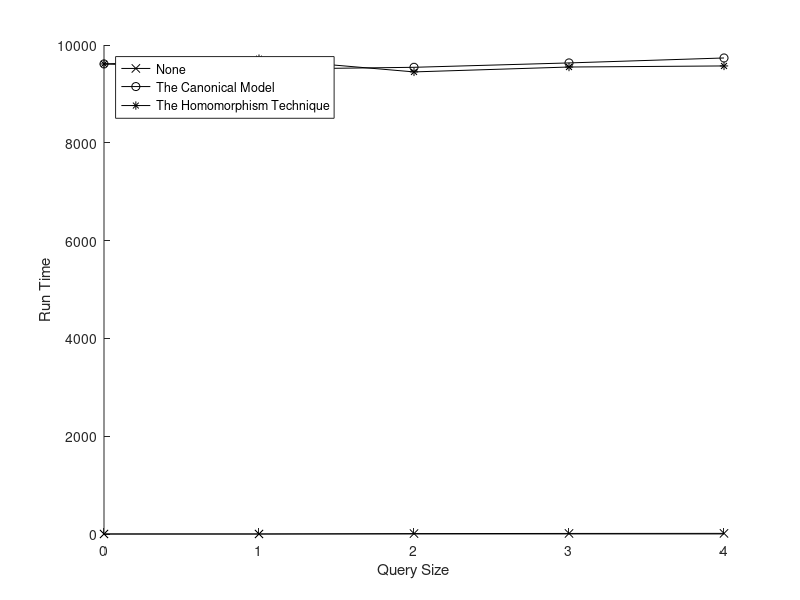

This figure's MATLAB source:
format long
A = [
	0	0.380000	9613.010000	9612.470000;
	1	0.460000	9504.420000	9721.410000;
	2	8.630000	9543.980000	9449.800000;
	3	11.340000	9633.430000	9549.740000;
	4	12.860000	9734.670000	9571.840000;
];

hold on
f = plot(A(:,1), A(:,2), 'k-x');
f = plot(A(:,1), A(:,3), 'k-o');
f = plot(A(:,1), A(:,4), 'k-*');
hold off
xlabel('Query Size')
ylabel('Run Time')
legend('None', 'The Canonical Model', 'The Homomorphism Technique', 'Location', 'northwest')
saveas(f, '../img/ChildBranchRank2Graph.png');
